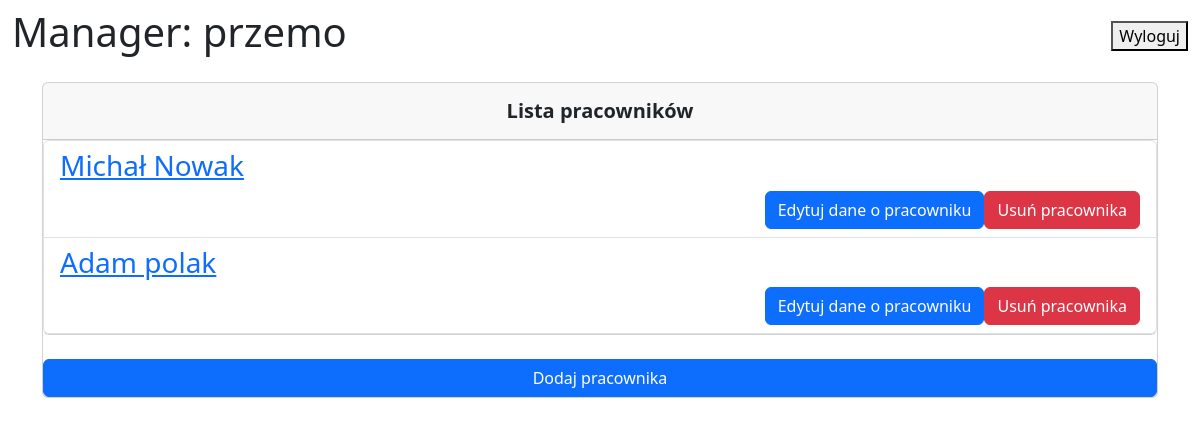
Page / (signed in) on the earlier database version.
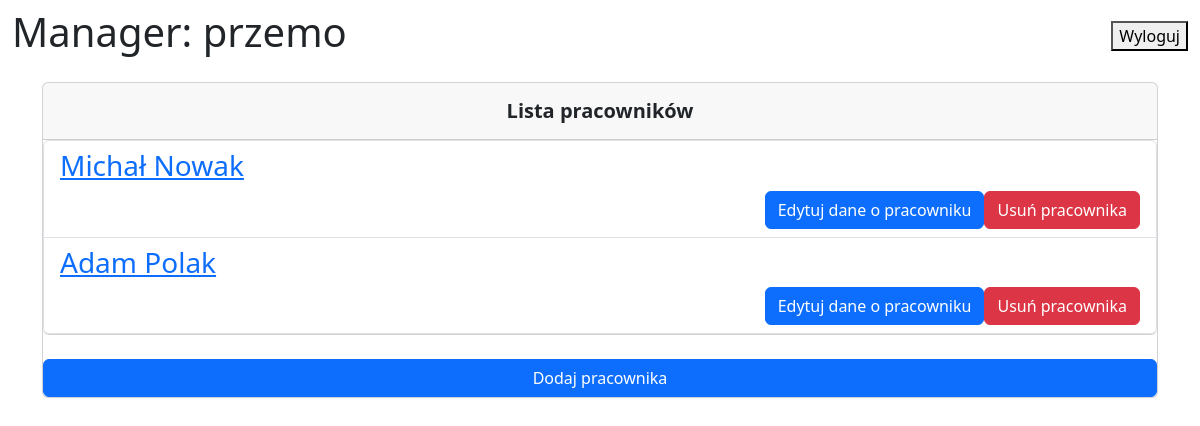
Same page on the later database version.
### phpbyprzemo/models.py (models this page shows, shortened)
class Person(models.Model):
    user = models.ForeignKey(User, on_delete=models.CASCADE, null=True)
    name = models.CharField(max_length=200, null=True)

### phpbyprzemo/views.py (the view)
# urls.py: path('', PersonList.as_view(), name='personlist'),
class PersonList(LoginRequiredMixin,View):
    def get(self,request):
        account = User.objects.get(username=request.user)
        context = {'person_list':account}
        return render(request,'phpbyprzemo/home.html',context)

### phpbyprzemo/templates/phpbyprzemo/home.html (shortened to what this page needs)
<!DOCTYPE html>
<html lang="en">
<head>
    {% load bootstrap5 %}
  {% bootstrap_css %}
</head>
<header>
  <nav id="main-navbar" class="navbar navbar-expand-lg navbar-light bg-white fixed-top">
    <div class="container-fluid">
        {% if request.user.is_authenticated %}
		    <h1>Manager: {{ request.user }}</h1>
		{% else %}
			<a href="{% url 'login' %}">Login</a>
		{% endif %}
      <ul class="navbar-nav ms-auto d-flex flex-row">
          <button onclick="window.location.href='/logout'"> Wyloguj</button>
      </ul>
    </div>
  </nav>
</header>
<main style="margin-top: 58px">
  <div class="container pt-4">
    <section class="mb-4">
      <div class="card">
        <div class="card-header text-center py-3">
          <h5 class="mb-0 text-center">
            <strong>Lista pracowników</strong>
          </h5>
        </div>
          <ul class="list-group" style="">
	        {% for person in person_list.person_set.all %}
                <li class="list-group-item">
                <h3 class="listItem" style="float: center;"><a href="{% url 'persondetail' person.id %}">{{ person.name }}</a></h3>
                <button type="button" onclick="window.location.href='/person-delete/pk={{ person.id }}' " class="btn btn-danger"  style="float: right;">Usuń pracownika</button><button type="button" onclick="window.location.href='{% url 'personupdate' person.id %}'" class="btn btn-primary" style="float: right;">Edytuj dane o pracowniku</button></li>
              {% endfor %}
          </ul>
          <br>
          <button type="button" class="btn btn-primary" onclick="window.location.href='/person-create'" style="float: none; text-align: center; position: static; display: inline-block; top: auto; left: auto; width: 100%;">Dodaj pracownika</button>
      </div>
    </section>
  </div>
</main>
</html>

Differences in the rows shown:
changed Person: name "Adam polak" → "Adam Polak"
